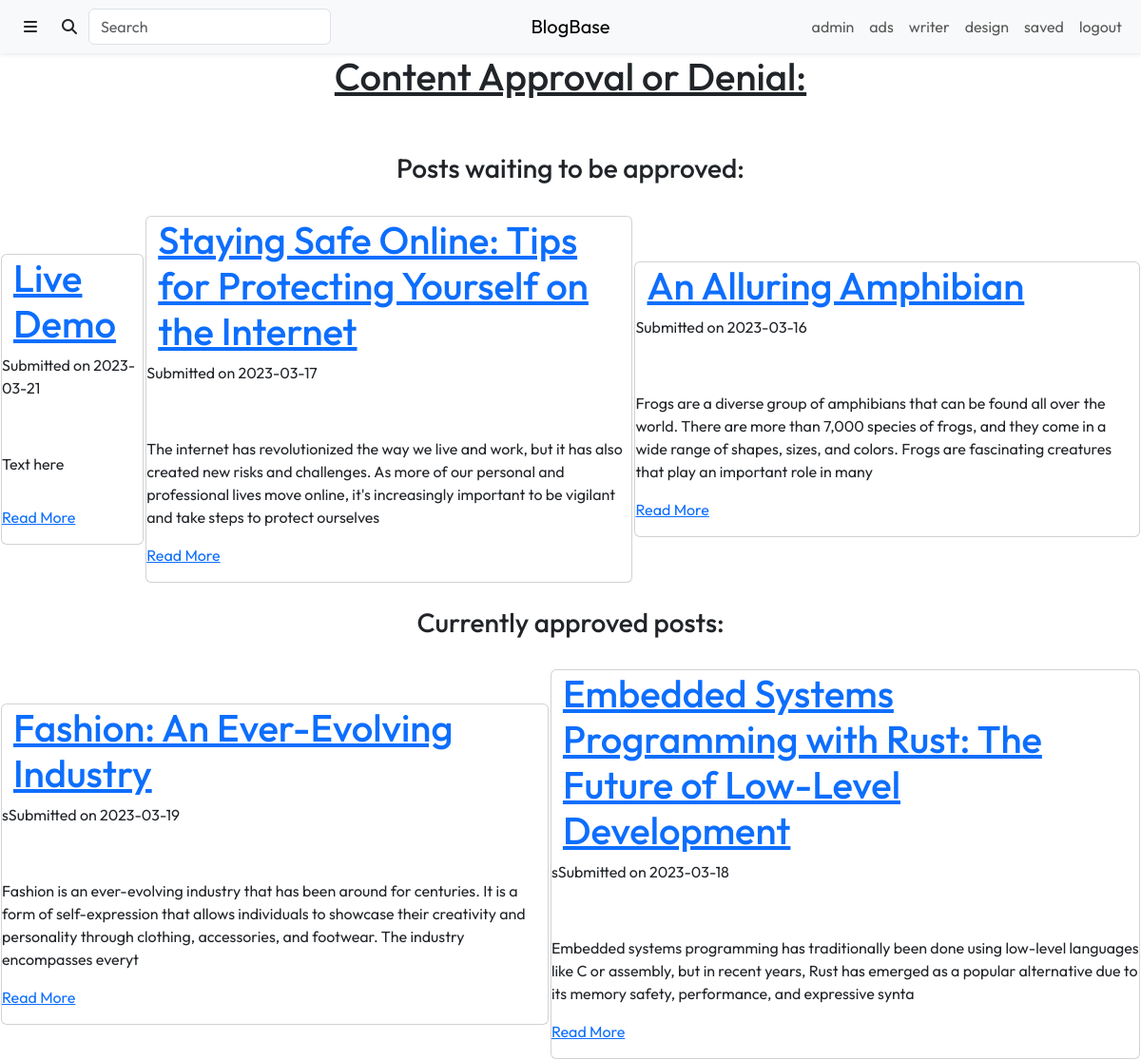
Before: /content/design_og.php (signed in) with the older database file.
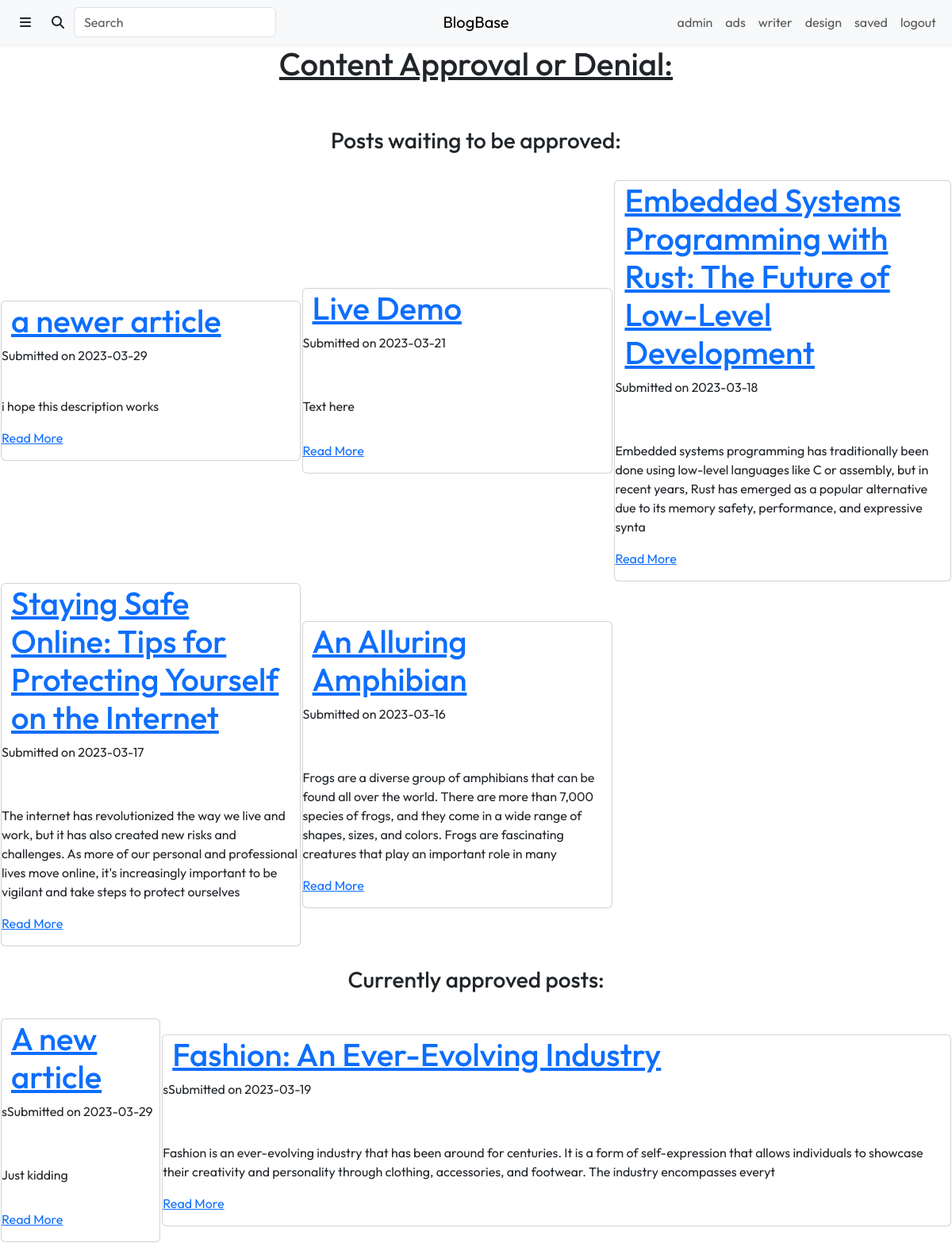
After: the same page with the newer database file.
### tables this page shows
CREATE TABLE `Articles` (
  `article_id` int(11) NOT NULL,
  `author_id` int(11) NOT NULL,
  `title` varchar(225) NOT NULL,
  `description` tinytext DEFAULT NULL,
  `lead_image` varchar(255) DEFAULT NULL,
  `content` longblob DEFAULT NULL,
  `submitted` tinyint(1) NOT NULL DEFAULT 0,
  `submit_date` date NOT NULL DEFAULT current_timestamp(),
  `approved` tinyint(1) NOT NULL DEFAULT 0,
  `click_number` int(11) NOT NULL DEFAULT 0
);

### content/design_og.php (the view, shortened to what this page needs)
<?php
require_once "../include/connect.inc.php";
 ?>
<!DOCTYPE html>
<html lang="en">
    <head>
        <link rel="stylesheet" href="https://cdn.jsdelivr.net/npm/bootstrap@5.3.0-alpha1/dist/css/bootstrap.min.css">
        <link rel="stylesheet" href="https://cdnjs.cloudflare.com/ajax/libs/font-awesome/6.2.1/css/all.min.css">
        <link rel="stylesheet" href="./css/styles.css">
    </head>
    <body>
        <div class="header">
            <?php include "./views/header.php" ?>
        </div>
        <?php
        $current_user = $_SESSION['username'];
        $test_auth = "SELECT username
                      FROM `Users`
                      WHERE username = '$current_user' AND (admin = 1 OR designer = 1)";
        $help = $con->query($test_auth);
        if($help->num_rows > 0){
        ?>
            <center><h1><u>Content Approval or Denial:</u></h1></center>
            <br><br>
            <center><h3>Posts waiting to be approved:</h3></center>
            <br>
            <?php
            require_once "../include/connect.inc.php";
            try {
                $stmt = $con->query('SELECT article_id, title, description, submit_date
                                     FROM `Articles`
                                     WHERE approved = 0
                                     ORDER BY article_id DESC');
            ?>
                <table class="main-space">
                <?php
                if ($stmt->num_rows > 0) {
                    $stmt->fetch_assoc();
                    foreach($stmt as $row) {
                        echo "<center><td>";
                        echo '<div class="card">';
                        echo '<div class="container">';
                        echo '<h1><a href="./article.php?id=' . $row['article_id'] . '">' . $row['title'] . '</a></h1>';
                        echo '</div>';
                        echo '<p>Submitted on ' . $row['submit_date'] . '</p><br>';
                        echo '<p>' . $row['description'] . '</p>';
                        echo '<p><a href="./article.php?id=' . $row['article_id'] . '">Read More</a></p>';
                        echo '</div>';
                        echo "</td></center>";
                    }
                } else { ?>
                    <br><center><h5>There are no posts waiting to be approved</h5></center><br>
            <?php
                }
            }
            catch (PDOException $e) {
                echo $e->getMessage();
            }
            echo "</table>";
            ?>
           <br>
           <center><h3>Currently approved posts:</h3></center>
           <br>
            <?php
            try {
                $stmt = $con->query('SELECT article_id, title, description, submit_date
                                     FROM `Articles`
                                     WHERE approved = 1
                                     ORDER BY article_id DESC');
            ?>
                <table class="main-space">
                <?php
                if ($stmt->num_rows > 0) {
                    $stmt->fetch_assoc();
                    foreach ($stmt as $row) {
                        echo "<center><td>";
                        echo '<div class="card">';
                        echo '<div class="container">';
                        echo '<h1><a href="./article.php?id=' . $row['article_id'] . '">' . $row['title'] . '</a></h1>';
                        echo '</div>';
                        echo '<p>sSubmitted on ' . $row['submit_date'] . '</p><br>';
                        echo '<p>' . $row['description'] . '</p>';
                        echo '<p><a href="./article.php?id=' . $row['article_id'] . '">Read More</a></p>';
                        echo '</div>';
                        echo "</td></center>";
                    }
                } else { ?>
                    <br><center><h5>There are no posts that are currently approved</h5></center><br>
            <?php
                }
            }
            catch (PDOException $e) {
                echo $e->getMessage();
            }
            echo "</table>";
            ?>
        <?php
        }
        ?>
    </body>
</html>

Changed rows visible on the page:
added articles: title "a newer article", submit_date "2023-03-29", description "i hope this description works", shown under "Posts waiting to be approved:"
changed articles "Embedded Systems Programming with Rust: The Future of Low-Level Development": moves from the list under "Currently approved posts:" to the list under "Posts waiting to be approved:"
added articles: title "A new article", submit_date "2023-03-29", description "Just kidding", shown under "Currently approved posts:"
